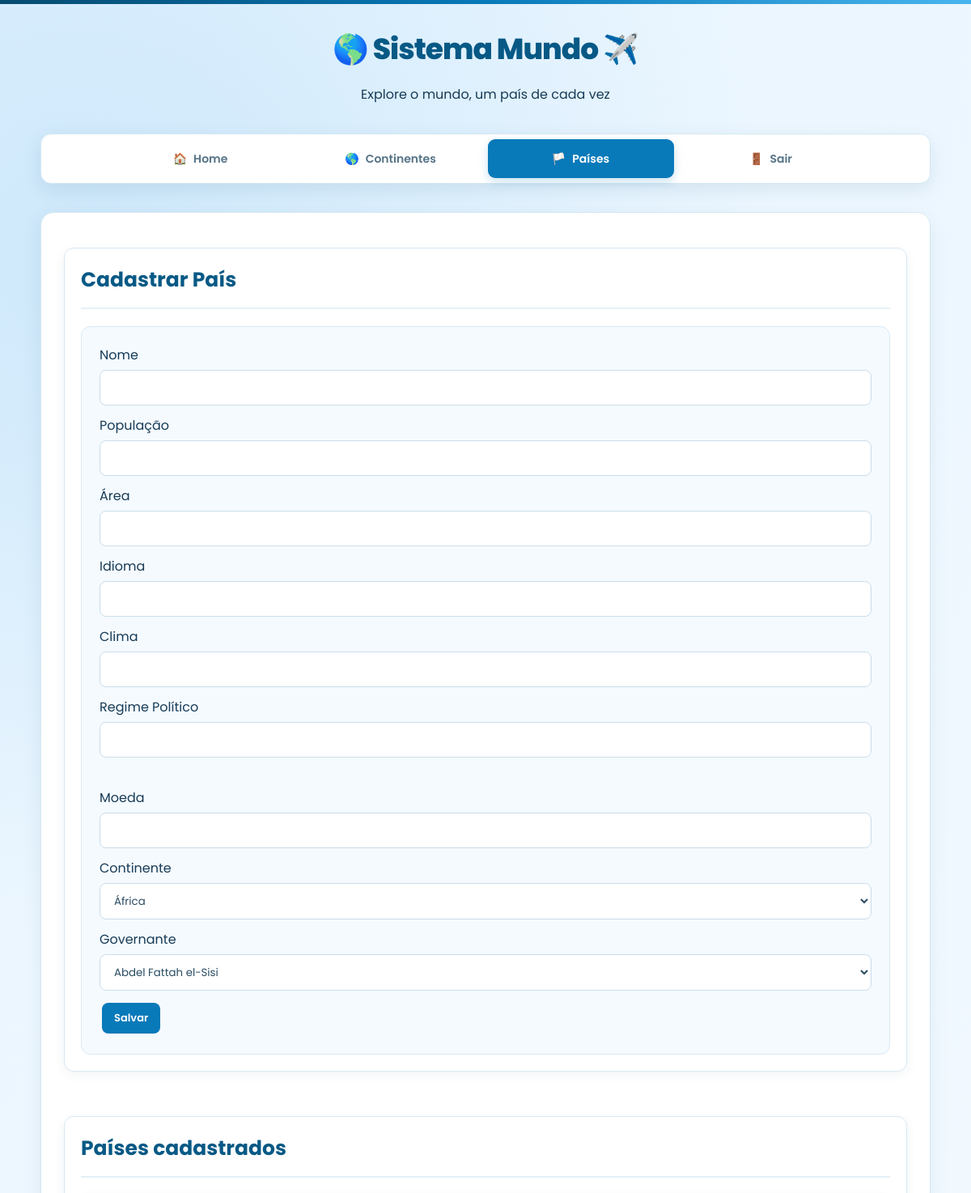
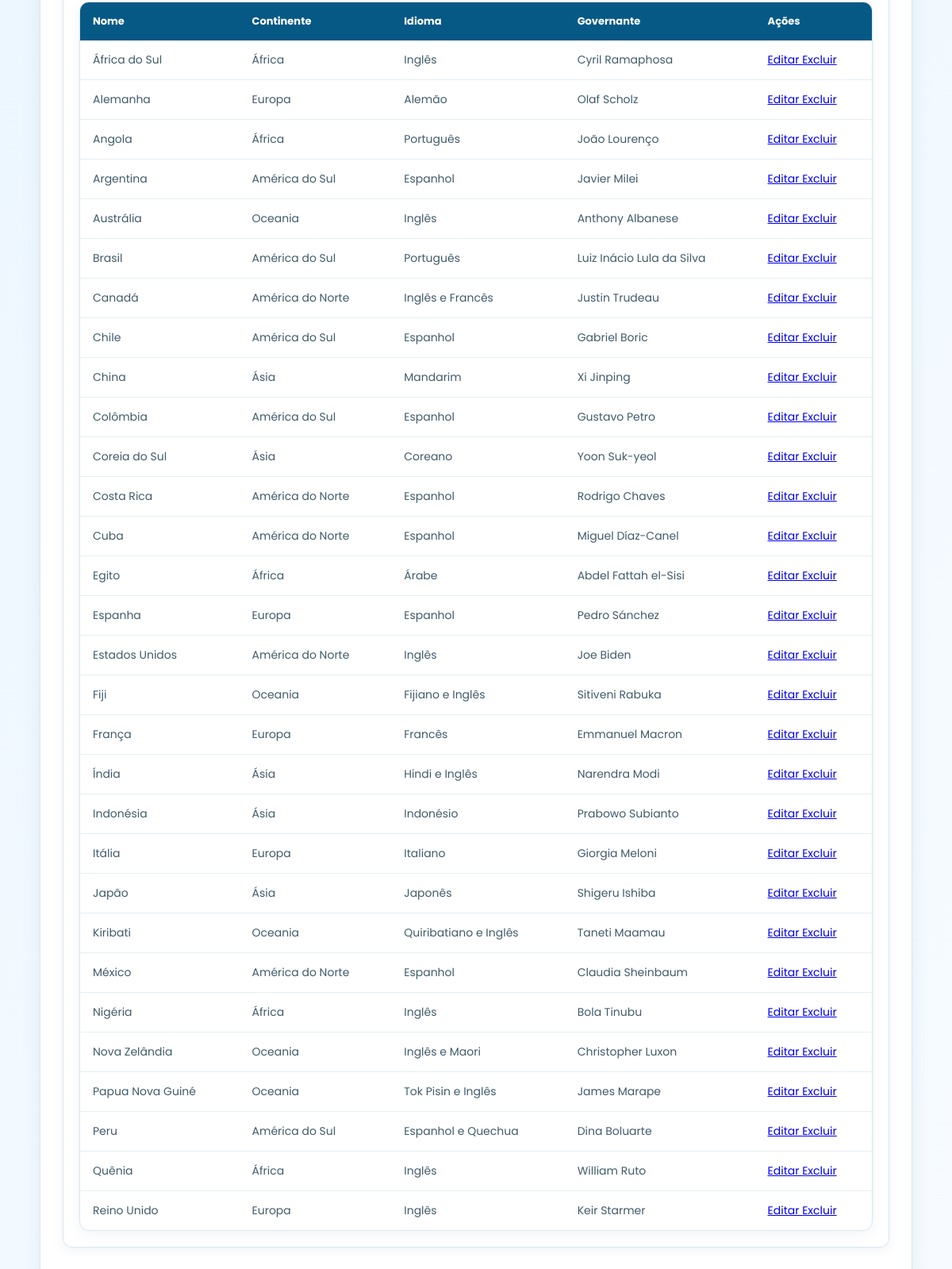
The page /paises.php (signed in) on the database its author committed (2 pictures, top to bottom).
### tables this page shows
create table tb_paises (
id_pais int primary key not null auto_increment,
nome varchar(100) not null,
pop int not null,
area int not null,
idioma varchar(60) not null,
clima varchar(60) not null,
reg_pol varchar(60) not null,
moeda varchar(60) not null,
id_continente int not null,
id_gov int not null,
foreign key (id_continente)
references tb_continentes(id_continente),
foreign key (id_gov)
references tb_governantes(id_gov)
);

create table tb_continentes (
id_continente int primary key not null auto_increment,
nome varchar(60) not null,
pop int not null,
area int not null,
total_paises int not null 
);

create table tb_governantes (
id_gov int primary key not null auto_increment,
nome varchar(60) not null,
partido varchar(60) not null,
dt_nascimento date not null,
idade int not null,
dt_inicio date not null,
dt_fim date not null
);

### paises.php (the view, shortened to what this page needs)
<?php
require_once "conexao.php";
?>
<!DOCTYPE html>
<html lang="pt-br">
<head>
    <link rel="stylesheet" href="style.css">
</head>
<body>
<header class="header">
    <div>
        <h1>Sistema Mundo</h1>
        <p>Explore o mundo, um país de cada vez</p>
    </div>
</header>
<nav class="navbar">
    <div class="menu">
        <a href="index.php">
            <span>🏠</span> Home
        </a>
        <a href="continentes.php">
            <span>🌎</span> Continentes
        </a>
        <a href="paises.php" class="active">
            <span>🏳️</span> Países
        </a>
        <a href="logout.php">
            <span>🚪</span> Sair
        </a>
    </div>
</nav>
<div class="container">
    <div class="card">
        <h2>Cadastrar País</h2>
        <form action="salvar_pais.php" method="POST">
            <label>Nome</label>
            <input type="text" name="nome" required>
            <label>População</label>
            <input type="number" name="pop" required>
            <label>Área</label>
            <input type="number" name="area" required>
            <label>Idioma</label>
            <input type="text" name="idioma" required>
            <label>Clima</label>
            <input type="text" name="clima" required>
            <label>Regime Político</label>
            <input type="text" name="reg_pol" required>
            <br><br>
            <label>Moeda</label>
            <input type="text" name="moeda" required>
            <label>Continente</label>
            <select name="id_continente" required>
                <?php
                $sql = "SELECT * FROM tb_continentes ORDER BY nome";
                $resultado = $pdo->query($sql);
                while ($linha = $resultado->fetch(PDO::FETCH_ASSOC)) {
                ?>
                    <option value="<?= $linha['id_continente']; ?>">
                        <?= htmlspecialchars($linha['nome']); ?>
                    </option>
                <?php
                }
                ?>
            </select>
            <label>Governante</label>
            <select name="id_gov" required>
                <?php
                $sql = "SELECT * FROM tb_governantes ORDER BY nome";
                $resultado = $pdo->query($sql);
                while ($linha = $resultado->fetch(PDO::FETCH_ASSOC)) {
                ?>
                    <option value="<?= $linha['id_gov']; ?>">
                        <?= htmlspecialchars($linha['nome']); ?>
                    </option>
                <?php
                }
                ?>
            </select>
            <button type="submit">Salvar</button>
        </form>
    </div>
    <br>
    <div class="card">
        <h2>Países cadastrados</h2>
        <table>
            <tr>
                <th>Nome</th>
                <th>Continente</th>
                <th>Idioma</th>
                <th>Governante</th>
                <th>Ações</th>
            </tr>
            <?php
            $sql = "SELECT
                        tb_paises.*,
                        tb_continentes.nome AS continente,
                        tb_governantes.nome AS governante
                    FROM tb_paises
                    INNER JOIN tb_continentes
                        ON tb_paises.id_continente = tb_continentes.id_continente
                    INNER JOIN tb_governantes
                        ON tb_paises.id_gov = tb_governantes.id_gov
                    ORDER BY tb_paises.nome";
            $resultado = $pdo->query($sql);
            while ($dados = $resultado->fetch(PDO::FETCH_ASSOC)) {
            ?>
                <tr>
                    <td>
                        <?= htmlspecialchars($dados['nome']); ?>
                    </td>
                    <td>
                        <?= htmlspecialchars($dados['continente']); ?>
                    </td>
                    <td>
                        <?= htmlspecialchars($dados['idioma']); ?>
                    </td>
                    <td>
                        <?= htmlspecialchars($dados['governante']); ?>
                    </td>
                    <td>
                        <a class="btnEditar"
                           href="editar_pais.php?id=<?= $dados['id_pais']; ?>">
                            Editar
                        </a>
                        <a class="btnExcluir"
                           onclick="return confirm('Deseja excluir?')"
                           href="excluir_pais.php?id=<?= $dados['id_pais']; ?>">
                            Excluir
                        </a>
                    </td>
                </tr>
            <?php
            }
            ?>
        </table>
    </div>
</div>
</body>
</html>

### style.css (style rules this page uses)
* { box-sizing: border-box; }
body { margin: 0; min-height: 100vh; font-family: "Poppins", sans-serif; color: #173b56; background: radial-gradient( circle at 10% 10%, rgba(74, 168, 230, 0.18), transparent 28% ), linear-gradient( 135deg, #e8f5ff, #f7fbff ); background-attachment: fixed; }
body::before { content: ""; display: block; height: 5px; background: linear-gradient( 90deg, #064b70, #0879b9, #49b5ee ); }
header { padding: 28px 20px 20px; text-align: center; }
header h1 { margin: 0; color: #075985; font-size: 36px; font-weight: 800; letter-spacing: -1px; }
header h1::before { content: "🌎 "; }
header h1::after { content: " ✈️"; }
nav { width: 100%; padding: 0 20px; }
.menu { width: 100%; max-width: 1100px; min-height: 62px; margin: 0 auto 35px; padding: 6px; display: flex; align-items: center; justify-content: center; gap: 5px; background: #ffffff; border: 1px solid #d5e7f3; border-radius: 13px; box-shadow: 0 7px 22px rgba(20, 78, 112, 0.10); }
.menu a { flex: 1; max-width: 230px; height: 48px; display: flex; align-items: center; justify-content: center; gap: 8px; color: #557386; text-decoration: none; border-radius: 9px; font-size: 14px; font-weight: 600; transition: 0.2s ease; }
.menu a.active { color: #ffffff; background: #0879b9; box-shadow: 0 4px 12px rgba(8, 121, 185, 0.22); }
.container { width: 92%; max-width: 1100px; margin: 0 auto 50px; padding: 28px; background: #ffffff; border: 1px solid #d6e7f2; border-radius: 16px; box-shadow: 0 8px 25px rgba(19, 73, 105, 0.08); }
.container h2 { margin-top: 0; padding-bottom: 15px; color: #075985; font-size: 25px; border-bottom: 2px solid #e4f0f7; }
.container h2::before { margin-right: 8px; }
table { width: 100%; margin-top: 20px; border-collapse: separate; border-spacing: 0; overflow: hidden; background: #ffffff; border: 1px solid #d7e7f1; border-radius: 12px; box-shadow: 0 4px 15px rgba(20, 75, 105, 0.06); }
table th { padding: 14px 16px; text-align: left; color: #ffffff; background: #075985; font-size: 13px; font-weight: 700; }
table td { padding: 14px 16px; color: #405b6b; border-bottom: 1px solid #e6eef3; font-size: 14px; }
table tbody tr { transition: background 0.15s ease; }
table tr:last-child td { border-bottom: none; }
button { padding: 9px 15px; margin: 3px; border: none; border-radius: 8px; background: #0879b9; color: #ffffff; font-family: "Poppins", sans-serif; font-size: 13px; font-weight: 600; cursor: pointer; transition: 0.2s ease; }
form { margin-top: 20px; padding: 22px; background: #f5faff; border: 1px solid #d8e9f4; border-radius: 12px; }
input, select { width: 100%; padding: 11px 13px; margin: 6px 0 12px; background: #ffffff; border: 1px solid #cbdde9; border-radius: 8px; outline: none; font-family: "Poppins", sans-serif; color: #294c62; transition: 0.2s ease; }
.card { padding: 20px; margin: 15px 0; background: #ffffff; border: 1px solid #d8e8f2; border-radius: 12px; box-shadow: 0 4px 14px rgba(20, 75, 105, 0.06); }

### rows shown on the page
tb_paises: nome "África do Sul", id_continente.nome "África", idioma "Inglês", id_gov.nome "Cyril Ramaphosa"
tb_paises: nome "Alemanha", id_continente.nome "Europa", idioma "Alemão", id_gov.nome "Olaf Scholz"
tb_paises: nome "Angola", id_continente.nome "África", idioma "Português", id_gov.nome "João Lourenço"
tb_paises: nome "Argentina", id_continente.nome "América do Sul", idioma "Espanhol", id_gov.nome "Javier Milei"
tb_paises: nome "Austrália", id_continente.nome "Oceania", idioma "Inglês", id_gov.nome "Anthony Albanese"
tb_paises: nome "Brasil", id_continente.nome "América do Sul", idioma "Português", id_gov.nome "Luiz Inácio Lula da Silva"
tb_paises: nome "Canadá", id_continente.nome "América do Norte", idioma "Inglês e Francês", id_gov.nome "Justin Trudeau"
tb_paises: nome "Chile", id_continente.nome "América do Sul", idioma "Espanhol", id_gov.nome "Gabriel Boric"
tb_paises: nome "China", id_continente.nome "Ásia", idioma "Mandarim", id_gov.nome "Xi Jinping"
tb_paises: nome "Colômbia", id_continente.nome "América do Sul", idioma "Espanhol", id_gov.nome "Gustavo Petro"
tb_paises: nome "Coreia do Sul", id_continente.nome "Ásia", idioma "Coreano", id_gov.nome "Yoon Suk-yeol"
tb_paises: nome "Costa Rica", id_continente.nome "América do Norte", idioma "Espanhol", id_gov.nome "Rodrigo Chaves"
tb_paises: nome "Cuba", id_continente.nome "América do Norte", idioma "Espanhol", id_gov.nome "Miguel Díaz-Canel"
tb_paises: nome "Egito", id_continente.nome "África", idioma "Árabe", id_gov.nome "Abdel Fattah el-Sisi"
tb_paises: nome "Espanha", id_continente.nome "Europa", idioma "Espanhol", id_gov.nome "Pedro Sánchez"
tb_paises: nome "Estados Unidos", id_continente.nome "América do Norte", idioma "Inglês", id_gov.nome "Joe Biden"
tb_paises: nome "Fiji", id_continente.nome "Oceania", idioma "Fijiano e Inglês", id_gov.nome "Sitiveni Rabuka"
tb_paises: nome "França", id_continente.nome "Europa", idioma "Francês", id_gov.nome "Emmanuel Macron"
tb_paises: nome "Índia", id_continente.nome "Ásia", idioma "Hindi e Inglês", id_gov.nome "Narendra Modi"
tb_paises: nome "Indonésia", id_continente.nome "Ásia", idioma "Indonésio", id_gov.nome "Prabowo Subianto"
tb_paises: nome "Itália", id_continente.nome "Europa", idioma "Italiano", id_gov.nome "Giorgia Meloni"
tb_paises: nome "Japão", id_continente.nome "Ásia", idioma "Japonês", id_gov.nome "Shigeru Ishiba"
tb_paises: nome "Kiribati", id_continente.nome "Oceania", idioma "Quiribatiano e Inglês", id_gov.nome "Taneti Maamau"
tb_paises: nome "México", id_continente.nome "América do Norte", idioma "Espanhol", id_gov.nome "Claudia Sheinbaum"
tb_paises: nome "Nigéria", id_continente.nome "África", idioma "Inglês", id_gov.nome "Bola Tinubu"
tb_paises: nome "Nova Zelândia", id_continente.nome "Oceania", idioma "Inglês e Maori", id_gov.nome "Christopher Luxon"
tb_paises: nome "Papua Nova Guiné", id_continente.nome "Oceania", idioma "Tok Pisin e Inglês", id_gov.nome "James Marape"
tb_paises: nome "Peru", id_continente.nome "América do Sul", idioma "Espanhol e Quechua", id_gov.nome "Dina Boluarte"
tb_paises: nome "Quênia", id_continente.nome "África", idioma "Inglês", id_gov.nome "William Ruto"
tb_paises: nome "Reino Unido", id_continente.nome "Europa", idioma "Inglês", id_gov.nome "Keir Starmer"

### other values the page prints
form field id_continente "África"
form field id_gov "Abdel Fattah el-Sisi"
